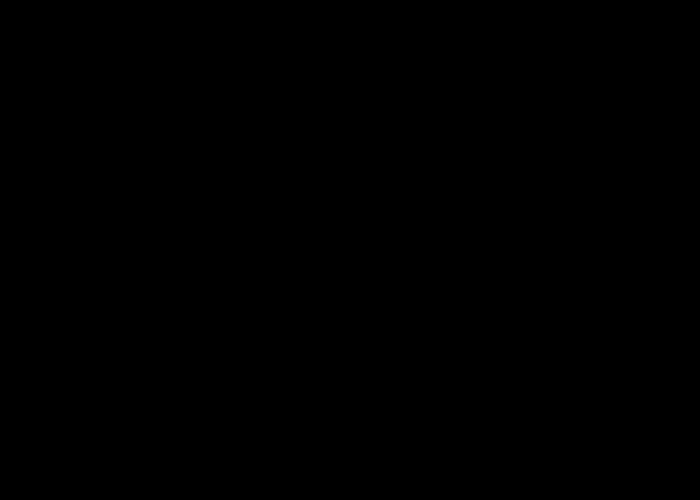
Frame 1 (no input)
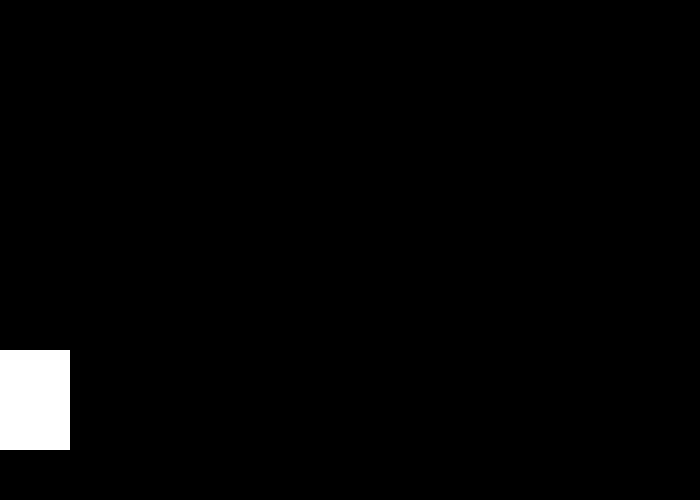
Frame 60 (no input)
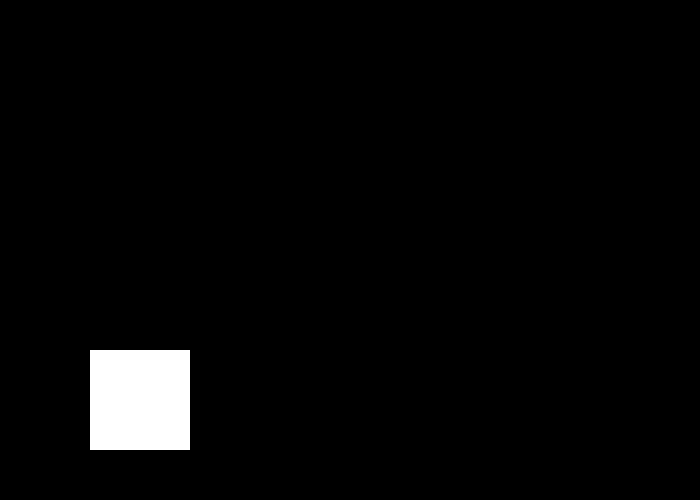
Frame 120 (the mouse pressed at the canvas centre since frame 60)

The p5.js sketch that drew these frames (run headless with seeded random() and noise() and a simulated clock; from frame 60 on, the mouse is pressed at the canvas centre):

// p5.js sketch
// ── sketch.js
//player variables
x = -150;
y = 350;

function setup() {
  createCanvas(700, 500);
  frameRate(60);
  noStroke();
}

function draw() {
  background(0);
  playerActions();
  push();
  rect(x, y, 100);
  pop();
}

function playerActions() {
  x += 2;
  
  if (x >= 800) {
    x = -150;
  }
}

// ── style.css
html, body {
    background-color: black;
    width: 100%;    
    height: 50%;
    margin: 0;
    padding: 0;
}

h1 {
    text-align: center;
    color: white;
}

a {
    width: 5%;
    border-style: groove;
    background-color: white;
    text-align: center;
    display: block;
}
